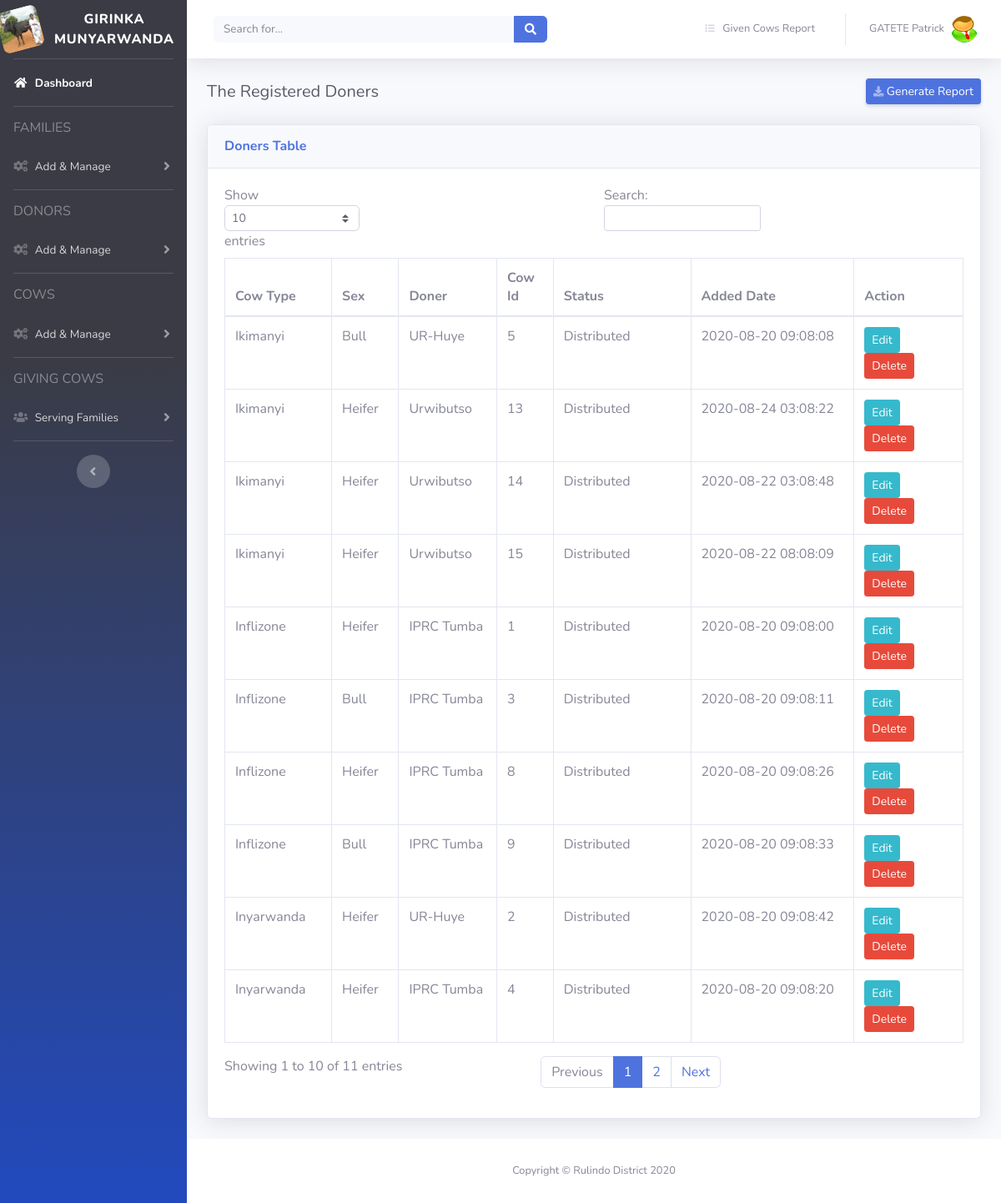
/manage_cow.php (signed in), run on the app's committed database.
### tables this page shows
CREATE TABLE `cows` (
  `cow_id` int(10) UNSIGNED NOT NULL,
  `ctype` enum('Inflizone','Ikimanyi','Inyarwanda') NOT NULL,
  `sex` enum('Heifer','Bull') NOT NULL,
  `don_id` int(10) UNSIGNED DEFAULT NULL,
  `date` datetime NOT NULL DEFAULT '0000-00-00 00:00:00',
  `status` int(1) NOT NULL DEFAULT '1' COMMENT '0:Distrib., 1:Not yet Dist.'
);

CREATE TABLE `doners` (
  `don_id` int(10) UNSIGNED NOT NULL,
  `name` varchar(100) NOT NULL,
  `sector` varchar(50) DEFAULT NULL,
  `description` varchar(100) DEFAULT NULL,
  `date` datetime DEFAULT CURRENT_TIMESTAMP
);

### manage_cow.php (the view, shortened to what this page needs)
<?php
include_once('side_bar.php');
?>
<div id="content-wrapper" class="d-flex flex-column">
    <div id="content">
      <?php
        include('nav_bar.php');
      ?>
      <div class="container-fluid">
        <div class="d-sm-flex align-items-center justify-content-between mb-4">
		      <h5 class="h5 mb-0 text-gray-800">The Registered Doners</h5>
          <a href="#" class="d-none d-sm-inline-block btn btn-sm btn-primary shadow-sm"><i class="fas fa-download fa-sm text-white-50"></i> Generate Report</a>
        </div>
      </div>
        <div class="container-fluid">
          <div class="card shadow mb-4">
            <div class="card-header py-3">
              <h6 class="m-0 font-weight-bold text-primary">Doners Table</h6>
            </div>
            <div class="card-body">
              <div class="table-responsive">
              <table class="table table-bordered responsive" id="dataTable" width="100%" cellspacing="0">
                <thead>
                  <tr>
                    <th>Cow Type</th>
                    <th>Sex</th>
                    <th>Doner</th>
                    <th>Cow Id</th>
                    <th>Status</th>
                    <th>Added Date</th>
                    <th>Action</th>
                  </tr>
                </thead>
                <tbody>
                <?php
                include("dbConfig.php");
                $sql = "SELECT c.cow_id AS cow_id, c.sex AS sex, c.ctype, c.date  AS date, c.status AS status, d.don_id, d.name AS name, c.don_id FROM cows c,doners d  WHERE d.don_id = c.don_id";
                $resultset = mysqli_query($db, $sql) or die("database error:". mysqli_error($conn));
                while( $row = mysqli_fetch_assoc($resultset) ) {
                ?>
                <tr>
                  <td><?php echo $row["ctype"]; ?></td>
                  <td><?php echo $row["sex"]; ?></td>
                  <td><?php echo $row["name"]; ?></td>
                  <td><?php echo $row["cow_id"]; ?></td>
                  <td><?php echo ($row["status"] == 0) ? "Distributed" : "Not yet distributed"; ?></td>
                  <td><?php echo $row["date"]; ?></td>
                  <td>
                    <a href="#" eid="<?php echo $row['cow_id']; ?>" data-toggle="modal" data-target="#update_form_cow" class="btn btn-info btn-sm edit_cow">Edit</a>
                        <a href="#" did="<?php echo $row['cow_id']; ?>" class="btn btn-danger btn-sm del_cow">Delete</a>
                      </td>
                </tr>
                    <?php
                  }
                  ?>
                </tbody>
              </table>
	          </div>
           </div>
          </div>
        </div>
      </div>
<?php
      include('footer.php');
    ?>
      </div>
    </div>
</body>
</html>

### data on the page
cows: ctype "Inflizone", sex "Heifer", don.name "IPRC Tumba", cow_id "1", status "Distributed", date "2020-08-20 09:08:00"
cows: ctype "Inyarwanda", sex "Heifer", don.name "UR-Huye", cow_id "2", status "Distributed", date "2020-08-20 09:08:42"
cows: ctype "Inflizone", sex "Bull", don.name "IPRC Tumba", cow_id "3", status "Distributed", date "2020-08-20 09:08:11"
cows: ctype "Inyarwanda", sex "Heifer", don.name "IPRC Tumba", cow_id "4", status "Distributed", date "2020-08-20 09:08:20"
cows: ctype "Ikimanyi", sex "Bull", don.name "UR-Huye", cow_id "5", status "Distributed", date "2020-08-20 09:08:08"
cows: ctype "Inflizone", sex "Heifer", don.name "IPRC Tumba", cow_id "8", status "Distributed", date "2020-08-20 09:08:26"
cows: ctype "Inflizone", sex "Bull", don.name "IPRC Tumba", cow_id "9", status "Distributed", date "2020-08-20 09:08:33"
cows: ctype "Ikimanyi", sex "Heifer", don.name "Urwibutso", cow_id "13", status "Distributed", date "2020-08-24 03:08:22"
cows: ctype "Ikimanyi", sex "Heifer", don.name "Urwibutso", cow_id "14", status "Distributed", date "2020-08-22 03:08:48"
cows: ctype "Ikimanyi", sex "Heifer", don.name "Urwibutso", cow_id "15", status "Distributed", date "2020-08-22 08:08:09"

### other printed values
$_SESSION['fullname'] "GATETE Patrick"
